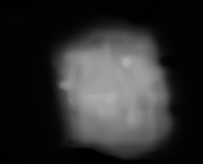
#> input picture sim30 (2.1) bigjpg.jpg, 203 x 164 px
$ python DRLS_NUEVO.py
#> lines starting #> are read from the running program, lines starting #| are printed output that depends on the picture; after the words box and inside, x2 and y2 are one past the last pixel; in counts of white or black regions, pixels touching at a corner belong together
import numpy as np
from skimage.io import imread
from skimage import measure
import matplotlib.pyplot as plt
from scipy.ndimage import laplace
from scipy.ndimage import gaussian_filter


#el tamaño máximo ocurre a los 30 segundos, despues aumenta el número de semillas.

#cargar imagen
imagen = imread('sim30 (2.1) bigjpg.jpg', True)
#> imagen: shape (164, 203) float64; min 0, max 0.698, mean 0.178
imagen = np.interp(imagen, [np.min(imagen), np.max(imagen)], [0, 255])
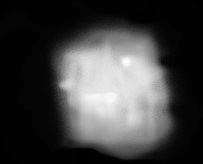
#> imagen: shape (164, 203) float64; min 0, max 255, mean 65


plt.ion()
fig1 = plt.figure('Gráfica')
fig2 = plt.figure('Evolución Level Set')

#generar figura
def img(v: np.ndarray, imagen: np.ndarray):
    fig2.clf()
    contours = measure.find_contours(v, 0)
    ax2 = fig2.add_subplot(111)
    ax2.imshow(imagen, interpolation='nearest', cmap=plt.get_cmap('gray'))
    for n, contour in enumerate(contours):
        ax2.plot(contour[:, 1], contour[:, 0], color='r', linewidth=3)

#generar gráfica
def grfc(v: np.ndarray):
    fig1.clf()
    ax1 = fig1.add_subplot(111, projection='3d')
    y, x = v.shape
    x = np.arange(0, x, 1)
    y = np.arange(0, y, 1)
    X, Y = np.meshgrid(x, y)
    ax1.plot_surface(X, Y, -v, rstride=2, cstride=2, color= 'g',cmap=plt.get_cmap('magma'), linewidth=0, alpha=0.6, antialiased=True)
    ax1.contour(X, Y, v, 0, colors= 'b', linewidths=2)


#función que dibuja la ecuación level set
#pause: controla la velocidad de la animación 0.003

def drawLS(v: np.ndarray, imagen: np.ndarray, pause=0.003):

    img(v, imagen)
    grfc(v)
    plt.pause(pause)


#Metodol Level Set

#v0: level set inicial que se actualizará
#g: indicador de borde (23)
#lamda: coeficiente del término de longitud
#mu: coeficiente de la distancia de regularización
#alfa: coeficiente del término de área ponderado
#epsilon: coeficiente  delta de Dirac
#timestep: paso de tiempo
#iteras: número de iteraciones


#Indicador de borde (ecuación 23)

def Borde(v0, g, lamda, mu, alfa, epsilon, timestep, iteras=100000):

    v = v0.copy()
    [vy, vx] = np.gradient(g)
    for k in range(iteras):
        v = neumann(v)
        [v_y, v_x] = np.gradient(v)
        s = np.sqrt(v_x**2 + v_y**2)
        delta = 1e-10 #modificación de la ec original donde delta = 1 (causa problemas por la poca "suavidad" de la imagen)
        n_x = v_x / (s + delta)  # Delta agrega un numero muy pequeño positivo, para evitar cero en el denominador
        n_y = v_y / (s + delta)
        curvatura = div(n_x, n_y)


        dirac_v = dirac(v, epsilon)
        area_term = dirac_v * g
        edge_term = dirac_v * (vx * n_x + vy * n_y) + dirac_v * g * curvatura
        v += timestep * (mu *DoubleWell(v)  + lamda * edge_term + alfa * area_term)

        #Agregar un arreglo vacio (más arriba) y aqui un contador que guarde los v. para graficar despues
    return v


#Función potencial, Calcular el termino de regulación de distancia con el potencial double well (ecuación 16)
def DoubleWell(v):

    [v_y, v_x] = np.gradient(v)
    s = np.sqrt(np.square(v_x) + np.square(v_y))
    a = (s >= 0) & (s <= 1)
    b = (s > 1)

    #calcular la primera derivada de la función potencial (ecuación 16)
    ps = a * np.sin(2 * np.pi * s) / (2 * np.pi) + b * (s - 1)
    #calcular ecuación (10). Cuando s tiende a cero, d_p(s) tiende a 1, (ecuación 18)
    dps = ((ps != 0) * ps + (ps == 0)) / ((s != 0) * s + (s == 0))
    return div(dps * v_x - v_x, dps * v_y - v_y) + laplace(v, mode='nearest')


#divergencia
def div(nx: np.ndarray, ny: np.ndarray) -> np.ndarray:
    [_, nxx] = np.gradient(nx)
    [nyy, _] = np.gradient(ny)
    return nxx + nyy


#delta Dirac
def dirac(x: np.ndarray, sigma: np.ndarray) -> np.ndarray:
    f = (1 / 2 / sigma) * (1 + np.cos(np.pi * x / sigma))
    b = (x <= sigma) & (x >= -sigma)
    return f * b

#Condición de frontera de Neumann
def neumann(f):
    g = f.copy()

    g[np.ix_([0, -1], [0, -1])] = g[np.ix_([2, -3], [2, -3])]
    g[np.ix_([0, -1]), 1:-1] = g[np.ix_([2, -3]), 1:-1]
    g[1:-1, np.ix_([0, -1])] = g[1:-1, np.ix_([2, -3])]
    return g


def LevelSet(imagen: np.ndarray, iniLSF: np.ndarray, timestep, iter, iterMax, lamda,
             alfa, epsilon, sigma =1):


    # coeficiente del termino de distancia de regularización R(v)
    mu = 0.2/ timestep

    imagen = np.array(imagen, dtype='float32')

    #suavizar imagen con filtro gaussiano
    imagensuav = gaussian_filter(imagen, sigma)
    [Iy, Ix] = np.gradient(imagensuav)
    f = np.square(Ix) + np.square(Iy)

    #indicador de borde (ecuación 23)
    g = 1 / (1 + f)

    #inicializar LSF
    v = iniLSF.copy()

    img(v, imagen)
    grfc(v)

    print('Evolución Level Set en el tiempo')


    #Iniciar la evolucion de la función Level Set
    for n in range(iterMax):
        v = Borde(v, g, lamda, mu, alfa, epsilon, timestep, iter)
        print('Level set en el segundo %i' % n)
        drawLS(v, imagen)


    #refinar el contorno de nivel cero  mediante alfa= 0
    alfa = 0
    iteraref = 10
    v = Borde(v, g, lamda, mu, alfa, epsilon, timestep, iteraref)
    return v


def Parametros():

    # inicializar la LSF como una función de paso binaria (ecuación 19)
    c0 = 2
    iniLSF = c0 * np.ones(imagen.shape)

    #generar la región inicial R0
    #iniLSF[28:33, 48:53] = -c0  #para semilla30 (2)
    #iniLSF[150:155, 170:175] = -c0 # para semilla30 (2.1)
    iniLSF[90:95, 105:110] = -c0  # semilla30 (2.1) bigjpg.com

    # parametros
    return {
        'imagen': imagen,
        'iniLSF': iniLSF,
        'timestep': 10,   #10
        'iter': 8,        #10  o 15
        'iterMax': 30,       #30
        'lamda': 2,  # 1.6  0 5.5 coeficiente del largo L(v)
        'alfa': -2.5,  # -3 coeficiente del termino de area A(v)
        'epsilon': 2,  # 1.5 recomendado (pero genera perturbaciones numéricas) parámetro para el delta de Dirac
            }


params = Parametros()
#> params = 8 items
v = LevelSet(**params)
#> in LevelSet, `v = iniLSF.copy()`:
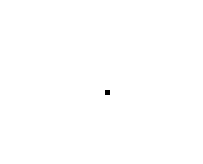
#> v: shape (164, 203) float64; values -2 (black) and 2 (white), 99.9% white; 1 black region, box (x1, y1, x2, y2) and area: (105, 90, 110, 95) 25
#> in img, `contours = measure.find_contours(v, 0)`: contours = 1 point arrays, longest 21 points
#> the loop in img, `for n, contour in enumerate(contours):` made 1 pass
#> in grfc, `ax1.plot_surface(X, Y, -v, rstride=2, cstride=2, color= 'g',cmap=plt.g..`:
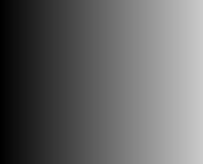
#> X: shape (164, 203) int64; min 0, max 202, mean 101
#> the loop in LevelSet, `for n in range(iterMax):` made 30 passes
#> pass 1, in Borde, `[vy, vx] = np.gradient(g)`:
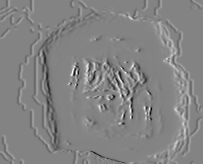
#> vx: shape (164, 203) float32; min -0.471, max 0.441, mean 3.41e-05; drawn with min black and max white
#> after the loop in LevelSet, `for n in range(iterMax):`:
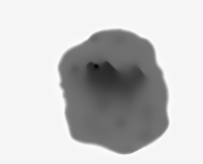
#> v: shape (164, 203) float64; min -5.33, max 2.29, mean 0.622; drawn with min black and max white
#> after the loop in Borde (call 31), `for k in range(iteras):`:
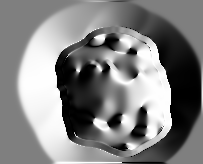
#> n_x: shape (164, 203) float64; min -1, max 1, mean 0.024; drawn with min black and max white

print('Final')
drawLS(v, params['imagen'], 10)
#> in drawLS (call 31), `plt.pause(pause)`:
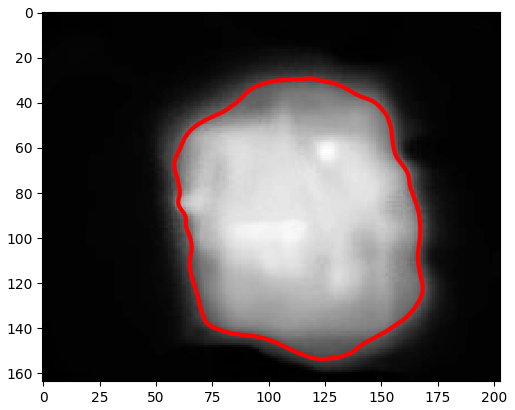
#> figure drawn by matplotlib, 1 panel
